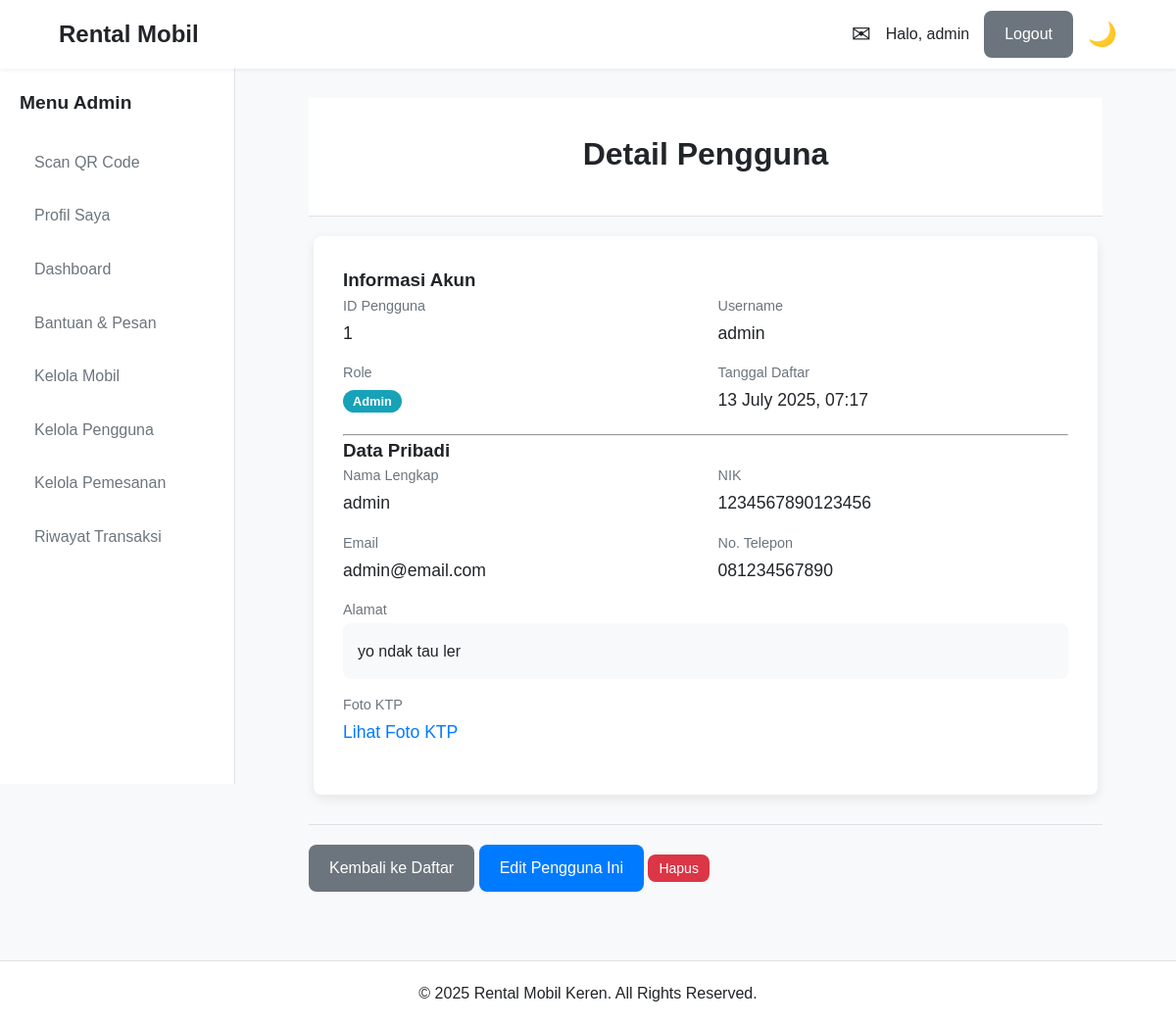
/actions/pengguna/detail.php?id=1 (signed in), run on the app's committed database.
### tables this page shows
CREATE TABLE `pengguna` (
  `id_pengguna` int(11) NOT NULL,
  `username` varchar(50) NOT NULL,
  `password` varchar(255) NOT NULL,
  `nama_lengkap` varchar(100) NOT NULL,
  `nik` varchar(16) DEFAULT NULL,
  `foto_ktp` varchar(255) DEFAULT NULL,
  `email` varchar(100) NOT NULL,
  `no_telp` varchar(15) NOT NULL,
  `alamat` text DEFAULT NULL,
  `role` enum('Admin','Karyawan','Pelanggan') NOT NULL DEFAULT 'Pelanggan',
  `created_at` timestamp NOT NULL DEFAULT current_timestamp()
);

### actions/pengguna/detail.php (the view, shortened to what this page needs)
<?php
require_once '../../includes/config.php';
$id_user = isset($_GET['id']) ? (int)$_GET['id'] : 0;
try {
    $stmt = $pdo->prepare("SELECT * FROM pengguna WHERE id_pengguna = ?");
    $stmt->execute([$id_user]);
    $user = $stmt->fetch();
} catch (PDOException $e) {
    redirect_with_message('../../admin/user.php', 'Terjadi kesalahan pada database.', 'error');
}
require_once '../../includes/header.php';
?>
<div class="page-header">
    <h1>Detail Pengguna</h1>
</div>
<div class="detail-container single-column">
    <div class="detail-main">
        <h3>Informasi Akun</h3>
        <div class="info-grid">
            <div class="info-item"><span class="label">ID Pengguna</span><span class="value"><?= htmlspecialchars($user['id_pengguna']) ?></span></div>
            <div class="info-item"><span class="label">Username</span><span class="value"><?= htmlspecialchars($user['username']) ?></span></div>
            <div class="info-item"><span class="label">Role</span><span class="value"><span class="status-badge status-<?= strtolower(str_replace(' ', '-', $user['role'])) ?>"><?= htmlspecialchars($user['role']) ?></span></span></div>
            <div class="info-item"><span class="label">Tanggal Daftar</span><span class="value"><?= date('d F Y, H:i', strtotime($user['created_at'])) ?></span></div>
        </div>
        <hr>
        <h3>Data Pribadi</h3>
        <div class="info-grid">
            <div class="info-item"><span class="label">Nama Lengkap</span><span class="value"><?= htmlspecialchars($user['nama_lengkap']) ?></span></div>
            <div class="info-item"><span class="label">NIK</span><span class="value"><?= htmlspecialchars($user['nik'] ?: 'Belum diisi') ?></span></div>
            <div class="info-item"><span class="label">Email</span><span class="value"><?= htmlspecialchars($user['email']) ?></span></div>
            <div class="info-item"><span class="label">No. Telepon</span><span class="value"><?= htmlspecialchars($user['no_telp'] ?: 'Belum diisi') ?></span></div>
            <div class="info-item full-width"><span class="label">Alamat</span>
                <div class="value description"><?= htmlspecialchars($user['alamat'] ?: 'Belum diisi') ?></div>
            </div>
            <div class="info-item full-width"><span class="label">Foto KTP</span>
                <div class="value">
                    <?php if (!empty($user['foto_ktp'])): ?>
                        <a href="<?= BASE_URL ?>assets/img/ktp/<?= htmlspecialchars($user['foto_ktp']) ?>" target="_blank">Lihat Foto KTP</a>
                    <?php else: ?>
                        Belum diunggah
                    <?php endif; ?>
                </div>
            </div>
        </div>
    </div>
</div>
<div class="detail-actions">
    <a href="../../admin/user.php" class="btn btn-secondary">Kembali ke Daftar</a>
    <a href="edit.php?id=<?= $user['id_pengguna'] ?>" class="btn btn-primary">Edit Pengguna Ini</a>
    <form action="hapus.php" method="POST" style="display:inline;" onsubmit="return confirm('Peringatan: Yakin ingin menghapus pengguna ini?');">
        <button type="submit" class="btn btn-danger btn-sm">Hapus</button>
    </form>
</div>
<?php require_once '../../includes/footer.php'; ?>

### assets/css/style.css (style rules this page uses)
:root { --primary-color: #007bff; --secondary-color: #6c757d; --success-color: #28a745; --danger-color: #dc3545; --warning-color: #ffc107; --info-color: #17a2b8; --bg-color: #f8f9fa; --surface-color: #ffffff; --text-color: #212529; --muted-text-color: #6c757d; --border-color: #dee2e6; --font-family: 'Poppins', sans-serif; --header-height: 70px; --sidebar-width: 240px; --border-radius: 8px; --box-shadow: 0 4px 12px rgba(0, 0, 0, 0.08); }
* { margin: 0; padding: 0; box-sizing: border-box; }
body { font-family: var(--font-family); background-color: var(--bg-color); color: var(--text-color); line-height: 1.6; }
a { color: var(--primary-color); text-decoration: none; transition: color 0.2s; }
.btn { display: inline-block; padding: 10px 20px; font-size: 1rem; font-weight: 500; border: 1px solid transparent; border-radius: var(--border-radius); cursor: pointer; transition: all 0.2s; text-align: center; }
.btn-primary { background-color: var(--primary-color); color: #fff; }
.btn-secondary { background-color: var(--secondary-color); color: #fff; }
.btn-danger { background-color: var(--danger-color); color: #fff; }
.btn-sm { padding: 5px 10px; font-size: 0.875rem; }
.status-badge { padding: 4px 10px; border-radius: 12px; font-size: 0.8rem; font-weight: 600; color: #fff; text-transform: capitalize; white-space: nowrap; }
.status-perawatan, .status-pengajuan-ambil-cepat, .status-pelanggan, .status-admin, .status-karyawan, .status-pelanggan, .status-sudah-dibaca { background-color: var(--info-color); }
.page-header { background-color: var(--surface-color); padding: 2rem 0; text-align: center; margin-bottom: 30px; border-bottom: 1px solid var(--border-color); }
.page-header h1 { margin-bottom: 5px; }
.detail-container { display: grid; grid-template-columns: 1fr 1.5fr; gap: 30px; background-color: var(--surface-color); padding: 30px; border-radius: var(--border-radius); box-shadow: var(--box-shadow); }
.info-grid { display: grid; grid-template-columns: 1fr 1fr; gap: 15px 25px; margin-bottom: 20px; }
.info-item .label { display: block; font-size: 0.9rem; color: var(--muted-text-color); margin-bottom: 2px; }
.info-item .value { font-size: 1.1rem; font-weight: 500; }
.info-item.full-width { grid-column: 1 / -1; }
.info-item .description { background-color: var(--bg-color); padding: 15px; border-radius: var(--border-radius); font-size: 1rem; line-height: 1.7; white-space: pre-wrap; }
.detail-actions { margin-top: 30px; border-top: 1px solid var(--border-color); padding-top: 20px; }

### assets/css/dashboard.css (style rules this page uses)
.page-header { margin-bottom: 20px; }

### admin/css/admin.css (style rules this page uses)
.detail-container.single-column { display: block; max-width: 800px; margin: auto; }

### data on the page
pengguna: id_pengguna "1", username "admin", role "Admin", created_at "13 July 2025, 07:17", nama_lengkap "admin", nik "1234567890123456", email "admin@email.com", no_telp "081234567890", alamat "yo ndak tau ler"

### other printed values
$sapaan "admin"
$_SESSION['role'] "Admin"
